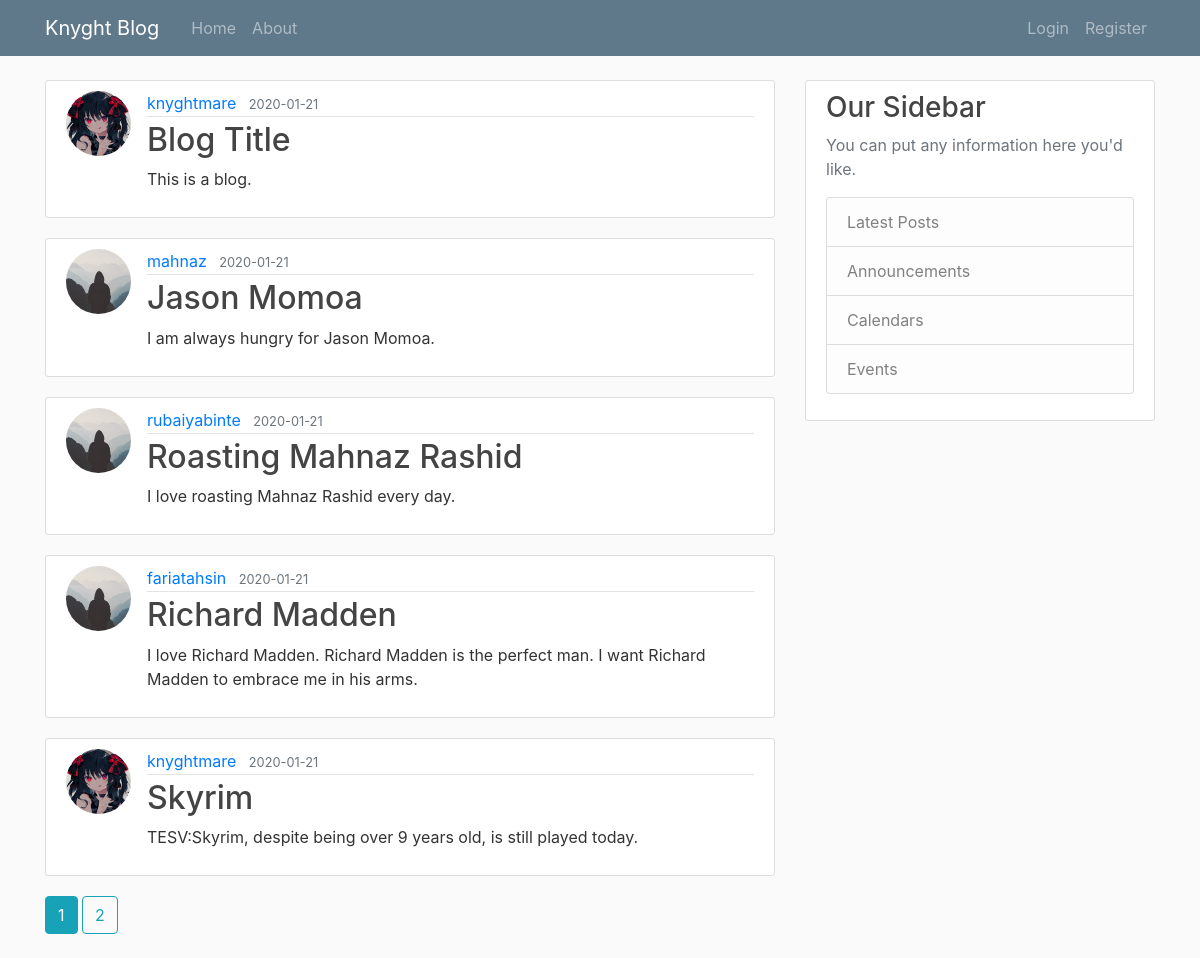
The page /home on the database its author committed.
### knyghtblog/models.py (models this page shows, shortened)
class Post(db.Model):
    id = db.Column(db.Integer, primary_key=True)
    title = db.Column(db.String(100), nullable=False)
    date_posted = db.Column(db.DateTime, nullable=False, default=datetime.utcnow)
    content = db.Column(db.Text, nullable=False)
    user_id = db.Column(db.Integer, db.ForeignKey('user.id'), nullable=False)

class User(db.Model, UserMixin):
    id = db.Column(db.Integer, primary_key=True)
    username = db.Column(db.String(20), unique=True, nullable=False)
    email = db.Column(db.String(120), unique=True, nullable=False)
    image_file = db.Column(db.String(20), nullable=False, default='default.jpg')
    password = db.Column(db.String(60), nullable=False)
    posts = db.relationship('Post', backref='author', lazy=True)

### knyghtblog/routes.py (the view)
@app.route('/')
@app.route('/home')
def home():
    page = request.args.get('page', 1, type=int)
    posts = Post.query.order_by(
        Post.date_posted.desc()).paginate(page=page, per_page=5)
    return render_template('home.html', posts=posts)

### knyghtblog/templates/home.html (shortened to what this page needs)
{% extends 'base.html' %}
{% block content %}
    {% for post in posts.items %}
        <article class="media content-section">
          <img class="rounded-circle article-img"
            src="{{ url_for('static', filename='profile-pictures/' + post.author.image_file) }}">
          <div class="media-body">
            <div class="article-metadata">
              <a class="mr-2"
                href="{{ url_for('user_posts', username=post.author.username) }}">{{ post.author.username }}</a>
              <small class="text-muted">{{ post.date_posted.strftime('%Y-%m-%d') }}</small>
            </div>
            <h2><a class="article-title" href="{{ url_for('post', post_id=post.id) }}">{{ post.title }}</a></h2>
            <p class="article-content">{{ post.content }}</p>
          </div>
        </article>
    {% endfor %}
    {% for page_num in posts.iter_pages(left_edge=1, right_edge=1, left_current=1, right_current=2) %}
      {% if page_num %}
        {% if posts.page == page_num %}
          <a class="btn btn-info mb-4" href="{{ url_for('home', page=page_num) }}">{{ page_num }}</a>
        {% else %}
          <a class="btn btn-outline-info mb-4" href="{{ url_for('home', page=page_num) }}">{{ page_num }}</a>
        {% endif %}
      {% else %}
        ...
      {% endif %}
    {% endfor %}
{% endblock %}

### knyghtblog/templates/base.html (shortened to what this page needs)
<!DOCTYPE html>
<html lang="en" dir="ltr">
  <head>
    <link rel="stylesheet" href="https://maxcdn.bootstrapcdn.com/bootstrap/4.0.0/css/bootstrap.min.css">
    <link rel="stylesheet" type="text/css" href="{{ url_for('static', filename='main.css') }}">
  </head>
  <body>
    <header>
        <nav class="navbar navbar-expand-md navbar-dark bg-steel fixed-top">
          <div class="container">
            <a class="navbar-brand mr-4" href="{{ url_for('home') }}">Knyght Blog</a>
            <div class="collapse navbar-collapse" id="navbarToggle">
              <div class="navbar-nav mr-auto">
                <a class="nav-item nav-link" href="{{ url_for('home') }}">Home</a>
                <a class="nav-item nav-link" href="{{ url_for('about') }}">About</a>
              </div>
              <div class="navbar-nav">
                {% if current_user.is_authenticated %}
                    <a class="nav-item nav-link" href="{{ url_for('new_post') }}">New Post</a>
                    <a class="nav-item nav-link" href="{{ url_for('account') }}">Account</a>
                    <a class="nav-item nav-link" href="{{ url_for('logout') }}">Logout</a>
                {% else %}
                    <a class="nav-item nav-link" href="{{ url_for('login') }}">Login</a>
                    <a class="nav-item nav-link" href="{{ url_for('register') }}">Register</a>
                {% endif %}
              </div>
            </div>
          </div>
        </nav>
    </header>
    <main role="main" class="container">
      <div class="row">
        <div class="col-md-8">
          {% block content %}{% endblock %}
        </div>
        <div class="col-md-4">
          <div class="content-section">
            <h3>Our Sidebar</h3>
            <p class='text-muted'>You can put any information here you'd like.
              <ul class="list-group">
                <li class="list-group-item list-group-item-light">Latest Posts</li>
                <li class="list-group-item list-group-item-light">Announcements</li>
                <li class="list-group-item list-group-item-light">Calendars</li>
                <li class="list-group-item list-group-item-light">Events</li>
              </ul>
            </p>
          </div>
        </div>
      </div>
    </main>
  </body>
</html>

### knyghtblog/static/main.css (style rules this page uses)
body { background: #fafafa; color: #333333; margin-top: 5rem; }
h1, h2, h3, h4, h5, h6 { color: #444444; }
.bg-steel { background-color: #5f788a; }
.content-section { background: #ffffff; padding: 10px 20px; border: 1px solid #dddddd; border-radius: 3px; margin-bottom: 20px; }
.article-title { color: #444444; }
.article-content { white-space: pre-line; }
.article-img { height: 65px; width: 65px; margin-right: 16px; }
.article-metadata { padding-bottom: 1px; margin-bottom: 4px; border-bottom: 1px solid #e3e3e3 }

### rows shown on the page
Post: image_file (picture), author.username "knyghtmare", date_posted "2020-01-21", title "Blog Title", content "This is a blog."
Post: image_file (placeholder picture), author.username "mahnaz", date_posted "2020-01-21", title "Jason Momoa", content "I am always hungry for Jason Momoa."
Post: image_file (placeholder picture), author.username "rubaiyabinte", date_posted "2020-01-21", title "Roasting Mahnaz Rashid", content "I love roasting Mahnaz Rashid every day."
Post: image_file (placeholder picture), author.username "fariatahsin", date_posted "2020-01-21", title "Richard Madden", content "I love Richard Madden. Richard Madden is the perfect man. I want Richard Madden to embrace me in his arms."
Post: image_file (picture), author.username "knyghtmare", date_posted "2020-01-21", title "Skyrim", content "TESV:Skyrim, despite being over 9 years old, is still played today."

### other values the page prints
{{ page_num }} "1"
{{ page_num }} "2"
